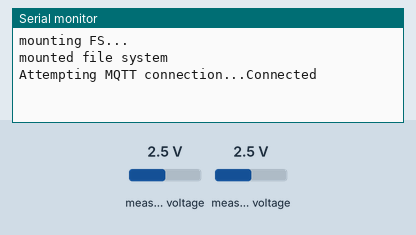
A sketch run on a simulated ESP8266 (NodeMCU). Parts: the last lines printed to the serial monitor. The test bench sets the inputs (shaded band); at power-on: measured voltage 2.5 V. Storage starts empty; random numbers use the default seed unless the sketch sets one; no MQTT or app messages arrive unless stated.

Above: at 1.2 s.
1.3 s: measured voltage (sensor 200) set to 0.1 V
At 2.5 s:
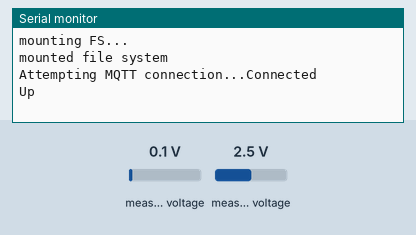
2.8 s: measured voltage (sensor 201) set to 0.1 V
At 4.0 s:
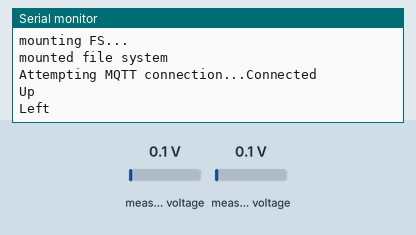
4.3 s: measured voltage (sensor 201) set to 3.8 V
At 5.3 s:
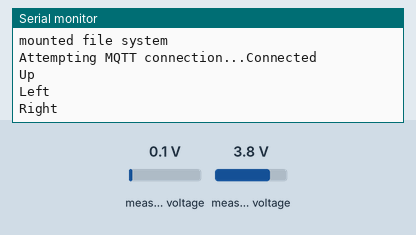

The sketch:

tetris_controller.ino
```cpp
#include <FS.h>

#include <ESP8266WiFi.h>
#include <DNSServer.h>            //Local DNS Server used for redirecting all requests to the configuration portal
#include <ESP8266WebServer.h>     //Local WebServer used to serve the configuration portal
#include <WiFiManager.h>          //https://github.com/tzapu/WiFiManager WiFi Configuration Magic
#include <ArduinoJson.h>          //https://github.com/bblanchon/ArduinoJson

#include <Adafruit_ADS1015.h>
#include <PubSubClient.h>


/*
 * ADC pins and directions
 * Pin: 0 - Y axis(vertical movement)
 * * value > 15000 - Down
 * * value < 1000 - Up
 * Pin: 1 - X axis(horizontal movement)
 * * value > 15000 - Right
 * * value < 1000 - Left
 *
 */

// Configuration panel values
const int configTimeout = 600;
const char * configSSID = "MQTTSetupPanel";
const char * configPassword = "salajane";

//flag for saving data
bool shouldSaveConfig = false;

WiFiClient wifiClient;
Adafruit_ADS1115 ads(0x48);
PubSubClient mqttClient(wifiClient);
char mqtt_server[40];


//callback notifying us of the need to save config
void saveConfigCallback () {
  Serial.println("Should save config");
  shouldSaveConfig = true;
}


int16_t readADC(int pin) {
  return ads.readADC_SingleEnded(pin);
}


void mountFS() {
  //clean FS, for testing
  //SPIFFS.format();

  //read configuration from FS json
  Serial.println("mounting FS...");

  if (SPIFFS.begin()) {
    Serial.println("mounted file system");
    if (SPIFFS.exists("/config.json")) {

      //file exists, reading and loading
      Serial.println("reading config file");
      File configFile = SPIFFS.open("/config.json", "r");
      if (configFile) {
        Serial.println("opened config file");
        size_t size = configFile.size();
        // Allocate a buffer to store contents of the file.
        std::unique_ptr<char[]> buf(new char[size]);

        configFile.readBytes(buf.get(), size);
        DynamicJsonBuffer jsonBuffer;
        JsonObject& json = jsonBuffer.parseObject(buf.get());
        json.printTo(Serial);
        if (json.success()) {
          Serial.println("\nparsed json");
          strcpy(mqtt_server, json["mqtt_server"]);

        } else {
          Serial.println("failed to load json config");
        }
        configFile.close();
      }
    }
  } else {
    Serial.println("failed to mount FS");
  }
  //end read
}

void initWifiManager() {
  WiFiManagerParameter custom_mqtt_server("server", "mqtt server", mqtt_server, 40);
  WiFiManager wifiManager;

  //set config save notify callback
  wifiManager.setSaveConfigCallback(saveConfigCallback);

  //add all your parameters here
  wifiManager.addParameter(&custom_mqtt_server);

  if (readADC(0) > 15000) {
    // set configportal timeout
    wifiManager.setConfigPortalTimeout(configTimeout);
    if (!wifiManager.startConfigPortal(configSSID, configPassword)) {
      Serial.println("failed to connect and hit timeout");
      delay(3000);
      //reset and try again, or maybe put it to deep sleep
      ESP.restart();
      delay(5000);
    }
  }

  //read updated parameters
  strcpy(mqtt_server, custom_mqtt_server.getValue());

  //save the custom parameters to FS
  if (shouldSaveConfig) {
    Serial.println("saving config");
    DynamicJsonBuffer jsonBuffer;
    JsonObject& json = jsonBuffer.createObject();
    json["mqtt_server"] = mqtt_server;

    File configFile = SPIFFS.open("/config.json", "w");
    if (!configFile) {
      Serial.println("failed to open config file for writing");
    }

    json.printTo(Serial);
    json.printTo(configFile);
    configFile.close();
    //end save
  }


}

void setup() {
  // put your setup code here, to run once:
  Serial.begin(115200);
  Serial.println();
  Wire.pins(0, 2);
  Wire.begin(0, 2);
  ads.begin();
  WiFi.mode(WIFI_STA); // explicitly set mode, esp defaults to STA+AP
  mountFS();
  initWifiManager();
  mqttClient.setServer(mqtt_server, 1883);

}

boolean reconnect() {
  // Loop until we're reconnected
  while (!mqttClient.connected()) {
    Serial.print("Attempting MQTT connection...");
    // Create a random client ID
    String clientId = "ESP8266Client-";
    clientId += String(random(0xffff), HEX);
    // Attempt to connect
    if (mqttClient.connect(clientId.c_str())) {
      Serial.println("Connected");
    } else {
      Serial.print("failed, rc=");
      Serial.print(mqttClient.state());
      Serial.println(" try again in 5 seconds");
      delay(5000);
    }
  }
}


String command = "";
String lastCommand = "";
int counter = 0;

void loop() {

  if (!mqttClient.connected()) {
    reconnect();
  }

  mqttClient.loop();

  int x = readADC(1);
  int y = readADC(0);
  if(x < 1000){
    command = "Left";
  }
  else if(x > 15000){
    command = "Right";
  }
  else if(y < 1000){
    command = "Up";
  }
  else if(y > 15000){
    command = "Down";
  }
  else{
    command = "";
    lastCommand = "";
  }
  counter++;
  if((!command.equals(lastCommand) && !command.equals("")) || counter >= 500){
    Serial.println((char*) command.c_str());
    lastCommand = command;
    counter = 0;
    mqttClient.publish("Tetris",  (char*) command.c_str());
  }
  delay(50);
}
```

Measured:
- after the input at 1.3 s, the serial monitor: prints a new line after 0.07 s (image 1)
- after the input at 2.8 s, the serial monitor: prints a new line at once (image 2)
- after the input at 4.3 s, the serial monitor: prints a new line after 0.07 s (image 3)
